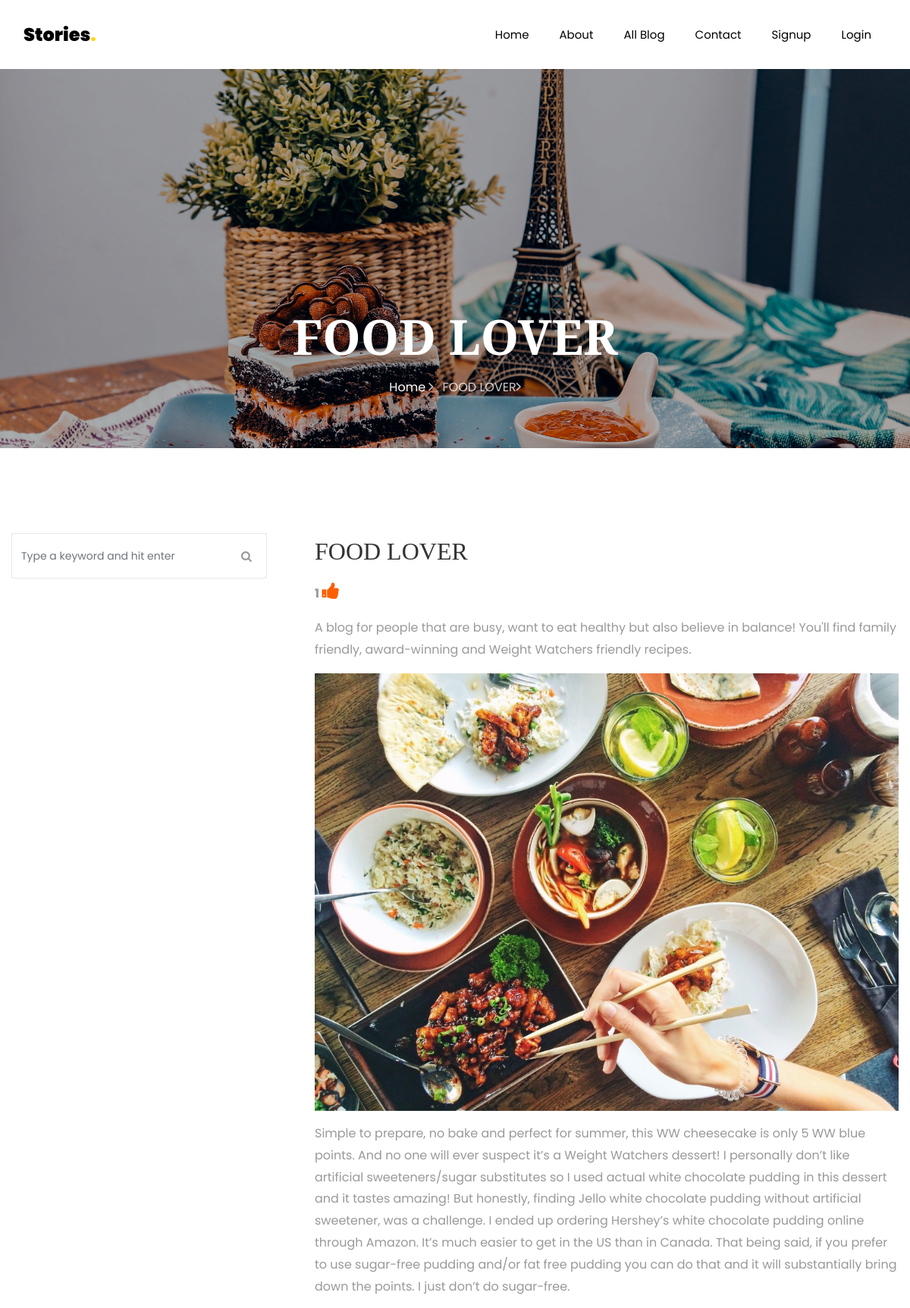
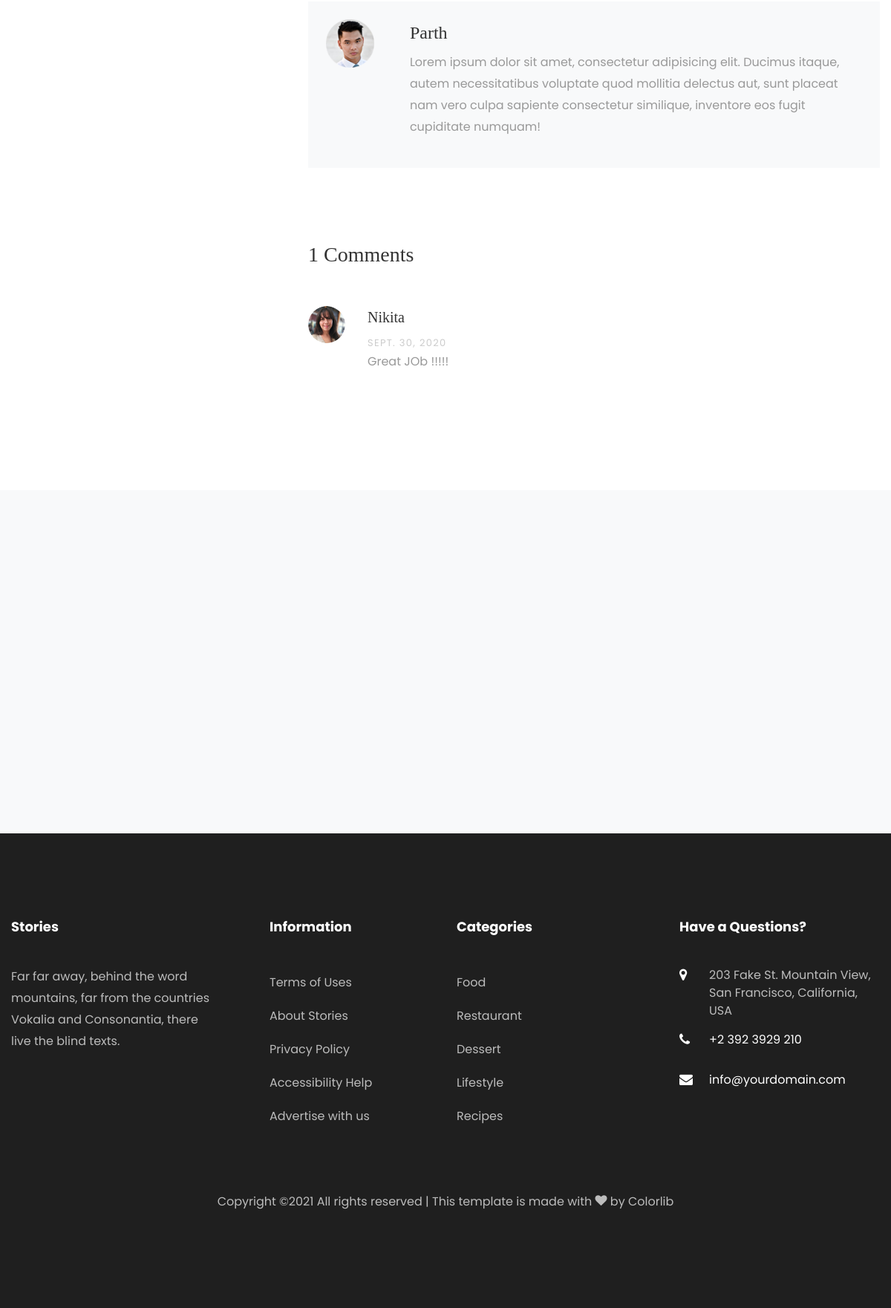
Screenshot of /blog_detail/4/ with the database file from the repository (2 pictures, top to bottom).
### Blog/models.py (models this page shows, shortened)
class BlogModel(models.Model):
    usr = models.ForeignKey(User,on_delete=models.CASCADE,null=True)
    cat = models.ForeignKey(Category,on_delete=models.CASCADE,null=True)
    title = models.CharField(max_length=100,null=True)
    sdes = models.TextField(null=True)
    long_des = models.TextField(null=True)
    date = models.DateField(null=True)
    image = models.FileField(null=True)

class UserDetail(models.Model):
    usr = models.ForeignKey(User, on_delete=models.CASCADE, null=True)
    mobile = models.CharField(max_length=100,null=True)
    image = models.FileField(null=True)

class UserComment(models.Model):
    usr = models.ForeignKey(User,on_delete=models.CASCADE,null=True)
    blog = models.ForeignKey(BlogModel,on_delete=models.CASCADE,null=True)
    msg = models.TextField(null=True)
    date = models.DateField(null=True)

### Blog/views.py (the view)
# urls.py: path('blog_detail/<int:bid>/', Newblogdetail, name="bdetail"),
def Newblogdetail(request,bid):
    data = BlogModel.objects.get(id = bid)
    userdata = UserDetail.objects.filter(usr = data.usr).first()
    comments = UserComment.objects.filter(blog = data)
    n = comments.count()
    d = {"detail":data,"userdata":userdata,"count":n}
    return render(request,'newtemp/single.html',d)

### Blog/templates/newtemp/single.html (shortened to what this page needs)
{% extends 'newtemp/base.html' %}
{% load static %}
{% block body %}
<link rel="stylesheet" href="https://stackpath.bootstrapcdn.com/font-awesome/4.7.0/css/font-awesome.min.css">
    <section class="hero-wrap hero-wrap-2" style="background-image: url({% static 'images/bg_4.jpg' %});">
      <div class="overlay"></div>
      <div class="container">
        <div class="row no-gutters slider-text align-items-end justify-content-center">
          <div class="col-md-9 ftco-animate pb-5 text-center">
            <h1 class="mb-3 bread">{{ detail.title }}</h1>
            <p class="breadcrumbs"><span class="mr-2"><a href="{% url 'newhome' %}">Home <i class="ion-ios-arrow-forward"></i></a></span> <span>{{ detail.title }}<i class="ion-ios-arrow-forward"></i></span></p>
          </div>
        </div>
      </div>
    </section>
		<section class="ftco-section">
      <div class="container">
        <div class="row">
          <div class="col-lg-8 order-lg-last ftco-animate">
            <h2 class="mb-3">{{ detail.title }}
            </h2>
            <p><b>{{ detail.likeblog_set.count }} <a href="{% url 'like' detail.id %}"> <i class="fa fa-thumbs-up" style="font-size:25px;"></i></a></b>
            </p>
            <p>{{ detail.sdes }}</p>
            <p>
              <img src="{{ detail.image.url }}" alt="" class="img-fluid">
            </p>
            <p>{{ detail.long_des }}</p>
            <div class="about-author d-flex p-4 bg-light">
              <div class="bio mr-5">
                <img src="{{ userdata.image.url }}" alt="{{ detail.usr.first_name }}" width="200px;" height="200px;" class="img-fluid mb-4">
              </div>
              <div class="desc">
                <h3>{{ detail.usr.first_name }}</h3>
                <p>Lorem ipsum dolor sit amet, consectetur adipisicing elit. Ducimus itaque, autem necessitatibus voluptate quod mollitia delectus aut, sunt placeat nam vero culpa sapiente consectetur similique, inventore eos fugit cupiditate numquam!</p>
              </div>
            </div>
            <div class="pt-5 mt-5">
              <h3 class="mb-5">{{ detail.usercomment_set.count }} Comments</h3>
              <ul class="comment-list">
                {% for i in detail.usercomment_set.all %}
                <li class="comment">
                  <div class="vcard bio">
                    <img src="{{ i.usr.userdetail_set.first.image.url }}" alt="Image placeholder">
                  </div>
                  <div class="comment-body">
                    <h3>{{ i.usr.first_name }}</h3>
                    <div class="meta">{{ i.date }}</div>
                    <p>{{ i.msg }}</p>
                  </div>
                </li>
                {% endfor %}
              </ul>
            </div>
          </div>
          <div class="col-lg-4 sidebar pr-lg-5 ftco-animate">
            <div class="sidebar-box">
              <form action="#" class="search-form">
                <div class="form-group">
                  <span class="icon icon-search"></span>
                  <input type="text" class="form-control" placeholder="Type a keyword and hit enter">
                </div>
              </form>
            </div>
          </div>
        </div>
      </div>
    </section>
{% endblock %}

### Blog/static/css/icomoon.css (style rules this page uses)
[class^="icon-"], [class*=" icon-"] { font-family: 'icomoon' !important; speak: none; font-style: normal; font-weight: normal; font-variant: normal; text-transform: none; line-height: 1; -webkit-font-smoothing: antialiased; -moz-osx-font-smoothing: grayscale; }
.icon-search:before { content: "\f002"; }

### rows the page displays
BlogModel: title "FOOD LOVER", likeblog_set.count "1", sdes "A blog for people that are busy, want to eat healthy but also believe in balance! You'll find family friendly, award-winning and Weight Watchers friendly recipes.", image (picture), long_des "Simple to prepare, no bake and perfect for summer, this WW cheesecake is only 5 WW blue points. And no one will ever suspect it’s a Weight Watchers dessert! I personally don’t like artificial sweeteners/sugar substitutes so I used actual white chocolate pudding in this dessert and it tastes amazing! But honestly, finding Jello white chocolate pudding without artificial sweetener, was a challenge. I ended up ordering Hershey’s white chocolate pudding online through Amazon. It’s much easier to get in the US than in Canada. That being said, if you prefer to use sugar-free pudding and/or fat free pudding you can do that and it will substantially bring down the points. I just don’t do sugar-free.", usr.first_name "Parth", usercomment_set.count "1"
UserDetail: image (picture)
UserComment: usr.userdetail_set.first.image (picture), usr.first_name "Nikita", date "SEPT. 30, 2020", msg "Great JOb !!!!!"
